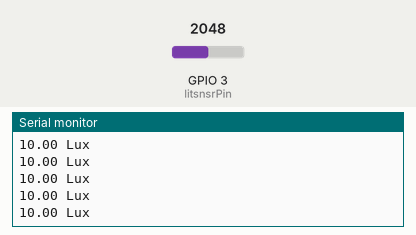
Recording of a sketch running on a simulated ESP32. Parts: the last lines printed to the serial monitor. Inputs (shaded band) come from the test bench; at power-on: GPIO 3 (litsnsrPin) = 2048.

Above: at 1.2 s.
1.3 s: GPIO 3 (litsnsrPin) set to 2866
At 1.31 s:
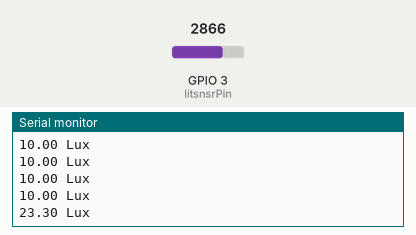
2.8 s: GPIO 3 (litsnsrPin) set to 3603
At 2.81 s:
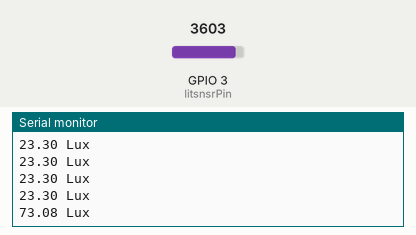
Timing chart, 0 to 5.8 s (numbered marks = the images above; inputs shaded):
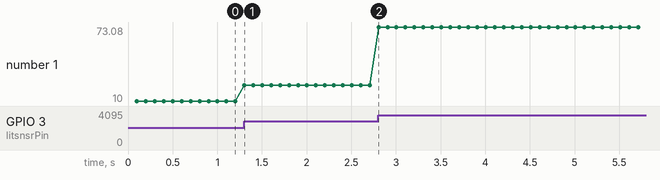

Measured:
- after the input at 1.3 s, the serial monitor: prints a new line at once (image 1)
- after the input at 2.8 s, the serial monitor: prints a new line at once (image 2)
- plotted number 1: 10 → 23.3 after the input at 1.3 s, 23.3 → 73.08 after the input at 2.8 s

The sketch:

ESP32_Raspberrypi_serial_LightSensor.ino
```cpp
const int litsnsrPin = 3; //3:ConnectorA 4:ConnectorB

void setup(){
  // Serial Setting
  Serial.begin(115200);

  // Port Setting
  pinMode(litsnsrPin, INPUT);
}

void loop(){
  delay(100);

  // Lux計算
  float cds_ad = analogRead(litsnsrPin);
  float cds_v = cds_ad * 3.3 / 4096;
  float lux = 10000 * cds_v / (3.3 - cds_v) / 1000;

  Serial.print(lux);
  Serial.println(" Lux ");
}
```
